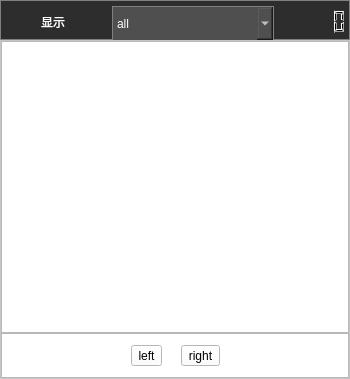
<?xml version="1.0" encoding="UTF-8"?>
<ui version="4.0">
 <class>trainerListProForm</class>
 <widget class="QWidget" name="trainerListProForm">
  <property name="geometry">
   <rect>
    <x>0</x>
    <y>0</y>
    <width>350</width>
    <height>379</height>
   </rect>
  </property>
  <property name="minimumSize">
   <size>
    <width>350</width>
    <height>0</height>
   </size>
  </property>
  <property name="windowTitle">
   <string>trainerListProForm</string>
  </property>
  <property name="styleSheet">
   <string notr="true">QWidget#trainerListProForm{
 background-color:rgb(45,45,45);
 color: rgb(255, 255, 255);
}
</string>
  </property>
  <layout class="QGridLayout" name="gridLayout_3">
   <property name="leftMargin">
    <number>0</number>
   </property>
   <property name="topMargin">
    <number>0</number>
   </property>
   <property name="rightMargin">
    <number>0</number>
   </property>
   <property name="bottomMargin">
    <number>0</number>
   </property>
   <property name="spacing">
    <number>0</number>
   </property>
   <item row="0" column="0">
    <widget class="QGroupBox" name="groupBox_2">
     <property name="maximumSize">
      <size>
       <width>16777215</width>
       <height>40</height>
      </size>
     </property>
     <property name="styleSheet">
      <string notr="true">QObject#groupBox_2{
background-color: rgb(45, 45, 45);
border:1px solid gray;
}</string>
     </property>
     <property name="title">
      <string/>
     </property>
     <layout class="QGridLayout" name="gridLayout">
      <property name="leftMargin">
       <number>0</number>
      </property>
      <property name="topMargin">
       <number>0</number>
      </property>
      <property name="rightMargin">
       <number>0</number>
      </property>
      <property name="bottomMargin">
       <number>0</number>
      </property>
      <property name="spacing">
       <number>0</number>
      </property>
      <item row="0" column="0">
       <layout class="QHBoxLayout" name="horizontalLayout_4" stretch="0,1,0">
        <property name="spacing">
         <number>9</number>
        </property>
        <property name="topMargin">
         <number>0</number>
        </property>
        <property name="bottomMargin">
         <number>0</number>
        </property>
        <item>
         <widget class="QLabel" name="label">
          <property name="minimumSize">
           <size>
            <width>100</width>
            <height>0</height>
           </size>
          </property>
          <property name="font">
           <font>
            <pointsize>9</pointsize>
           </font>
          </property>
          <property name="styleSheet">
           <string notr="true">color: rgb(255, 255, 255);</string>
          </property>
          <property name="text">
           <string>显示</string>
          </property>
          <property name="alignment">
           <set>Qt::AlignCenter</set>
          </property>
         </widget>
        </item>
        <item>
         <widget class="QComboBox" name="selectDisplay_comBox">
          <property name="minimumSize">
           <size>
            <width>0</width>
            <height>35</height>
           </size>
          </property>
          <property name="maximumSize">
           <size>
            <width>16777215</width>
            <height>35</height>
           </size>
          </property>
          <property name="font">
           <font>
            <pointsize>9</pointsize>
           </font>
          </property>
          <property name="styleSheet">
           <string notr="true">QComboBox#selectDisplay_comBox{
border:1px solid gray;
color: rgb(255, 255, 255);
background-color: rgb(79, 79, 79);
height: 30px;
}
/* 下拉后，整个下拉窗体样式 */
QComboBox QAbstractItemView {
    /*outline: 1px solid gray;    选定项的虚框 */
    border: 0px solid gray;   /* 整个下拉窗体的边框 */
    color: white;
    background-color: #545454;   /* 整个下拉窗体的背景色 */
    selection-background-color: #55aaff;   /* 整个下拉窗体被选中项的背景色 */
}

/* 下拉后，整个下拉窗体每项的样式 */
QComboBox QAbstractItemView::item {
    height: 50px;   /* 项的高度 */
}

/* 下拉后，整个下拉窗体越过每项的样式 */
QComboBox QAbstractItemView::item:hover {
    color: #FFFFFF;
    background-color: #55aaff;   /* 整个下拉窗体越过每项的背景色 */
}

/* 下拉后，整个下拉窗体被选择的每项的样式 */
QComboBox QAbstractItemView::item:selected {
    color: #FFFFFF;
    background-color: #55aaff;
}</string>
          </property>
          <item>
           <property name="text">
            <string>all</string>
           </property>
          </item>
          <item>
           <property name="text">
            <string>trained</string>
           </property>
          </item>
          <item>
           <property name="text">
            <string>not trained</string>
           </property>
          </item>
          <item>
           <property name="text">
            <string>good</string>
           </property>
          </item>
          <item>
           <property name="text">
            <string>bad</string>
           </property>
          </item>
          <item>
           <property name="text">
            <string>labeled</string>
           </property>
          </item>
          <item>
           <property name="text">
            <string>not labeled</string>
           </property>
          </item>
          <item>
           <property name="text">
            <string>new</string>
           </property>
          </item>
         </widget>
        </item>
        <item>
         <widget class="QLCDNumber" name="lcdFileNumber">
          <property name="styleSheet">
           <string notr="true">border:none;</string>
          </property>
          <property name="frameShape">
           <enum>QFrame::NoFrame</enum>
          </property>
          <property name="smallDecimalPoint">
           <bool>false</bool>
          </property>
          <property name="digitCount">
           <number>5</number>
          </property>
          <property name="intValue" stdset="0">
           <number>0</number>
          </property>
         </widget>
        </item>
       </layout>
      </item>
     </layout>
    </widget>
   </item>
   <item row="1" column="0">
    <widget class="QFrame" name="frame">
     <property name="minimumSize">
      <size>
       <width>0</width>
       <height>100</height>
      </size>
     </property>
     <property name="styleSheet">
      <string notr="true">QFrame#frame{
color: rgb(0, 0, 0);
background-color: rgb(255, 255, 255);
}


</string>
     </property>
     <property name="frameShape">
      <enum>QFrame::StyledPanel</enum>
     </property>
     <property name="frameShadow">
      <enum>QFrame::Raised</enum>
     </property>
     <layout class="QGridLayout" name="gridLayout_2">
      <property name="leftMargin">
       <number>0</number>
      </property>
      <property name="topMargin">
       <number>0</number>
      </property>
      <property name="rightMargin">
       <number>0</number>
      </property>
      <property name="bottomMargin">
       <number>0</number>
      </property>
      <property name="spacing">
       <number>0</number>
      </property>
      <item row="0" column="0">
       <widget class="treeViewBaseWidget" name="widget_imageList" native="true">
        <property name="styleSheet">
         <string notr="true">background-color: rgb(85, 255, 255);</string>
        </property>
        <layout class="QGridLayout" name="gridLayout_6">
         <property name="leftMargin">
          <number>0</number>
         </property>
         <property name="topMargin">
          <number>0</number>
         </property>
         <property name="rightMargin">
          <number>0</number>
         </property>
         <property name="bottomMargin">
          <number>0</number>
         </property>
         <property name="spacing">
          <number>0</number>
         </property>
        </layout>
       </widget>
      </item>
      <item row="1" column="0">
       <widget class="baseListWidget" name="listWidget">
        <property name="styleSheet">
         <string notr="true"/>
        </property>
       </widget>
      </item>
      <item row="2" column="0">
       <widget class="QFrame" name="frame_switch">
        <property name="maximumSize">
         <size>
          <width>16777215</width>
          <height>50</height>
         </size>
        </property>
        <property name="styleSheet">
         <string notr="true"/>
        </property>
        <property name="frameShape">
         <enum>QFrame::StyledPanel</enum>
        </property>
        <property name="frameShadow">
         <enum>QFrame::Raised</enum>
        </property>
        <layout class="QGridLayout" name="gridLayout_4">
         <item row="0" column="0">
          <layout class="QHBoxLayout" name="horizontalLayout">
           <item>
            <spacer name="horizontalSpacer">
             <property name="orientation">
              <enum>Qt::Horizontal</enum>
             </property>
             <property name="sizeHint" stdset="0">
              <size>
               <width>40</width>
               <height>20</height>
              </size>
             </property>
            </spacer>
           </item>
           <item>
            <widget class="QToolButton" name="toolButton_previousPage">
             <property name="styleSheet">
              <string notr="true">background-color: rgb(255, 255, 255);
color: rgb(0, 0, 0);</string>
             </property>
             <property name="text">
              <string>left</string>
             </property>
            </widget>
           </item>
           <item>
            <widget class="QLabel" name="label_pageNum">
             <property name="text">
              <string/>
             </property>
            </widget>
           </item>
           <item>
            <widget class="QToolButton" name="toolButton_nextPage">
             <property name="styleSheet">
              <string notr="true">background-color: rgb(255, 255, 255);
color: rgb(0, 0, 0);</string>
             </property>
             <property name="text">
              <string>right</string>
             </property>
            </widget>
           </item>
           <item>
            <spacer name="horizontalSpacer_2">
             <property name="orientation">
              <enum>Qt::Horizontal</enum>
             </property>
             <property name="sizeHint" stdset="0">
              <size>
               <width>40</width>
               <height>20</height>
              </size>
             </property>
            </spacer>
           </item>
          </layout>
         </item>
        </layout>
       </widget>
      </item>
     </layout>
    </widget>
   </item>
  </layout>
 </widget>
 <layoutdefault spacing="6" margin="11"/>
 <customwidgets>
  <customwidget>
   <class>treeViewBaseWidget</class>
   <extends>QWidget</extends>
   <header location="global">treeViewBaseWidget.h</header>
   <container>1</container>
  </customwidget>
  <customwidget>
   <class>baseListWidget</class>
   <extends>QListWidget</extends>
   <header>baselistwidget.h</header>
  </customwidget>
 </customwidgets>
 <resources/>
 <connections/>
</ui>
